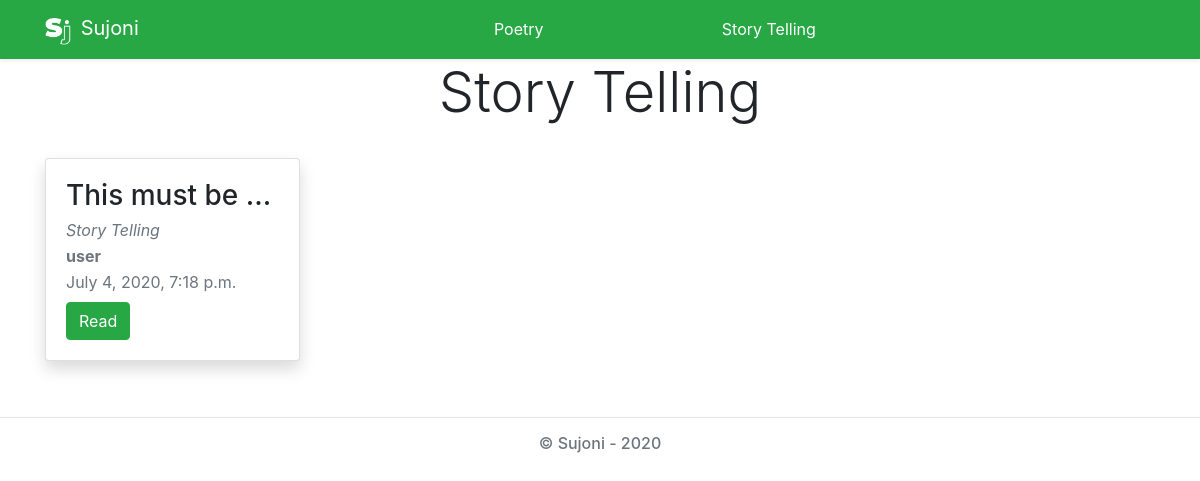
Page /cat/621ffb34-ba37-4557-a94e-bd2ee0e2f99a/ on the committed database.
### playground/models.py (models this page shows, shortened)
class Category(models.Model):
    id = models.UUIDField(primary_key=True, default=uuid4, editable=False)
    title = models.CharField(max_length=200, null=False, default='Category')
    def __str__(self):
        return self.title

class Item(models.Model):
    id = models.UUIDField(primary_key=True, default=uuid4, editable=False)
    category = models.ForeignKey(Category, on_delete=models.CASCADE)
    owner = models.CharField(max_length=200, null=False, default='User')
    title = models.CharField(max_length=200, null=False, default='Title')
    pub_date = models.DateTimeField(auto_now=True)
    content = models.TextField()

### playground/views.py (the view)
# urls.py: path('cat/<uuid:cat_id>/', views.category_details, name='cat_details'),
def category_details(request, cat_id):
    categories = Category.objects.all()
    category = Category.objects.get(pk=cat_id)
    return render(request, 'playground/item_details.html', {
        'category': category,
        'categories': categories
    })

### playground/templates/playground/item_details.html (shortened to what this page needs)
{% extends '../base.html' %}
{% block body %}
<div class="container">
    <h1 class="display-4 text-center pb-4">{{ category.title }}</h1>
<div class="row">
    {% if category.item_set.all|length > 0 %}
        {% for item in category.item_set.all %}
        <div class="col-sm-6 col-lg-3">
            <div class="card mb-2 shadow">
                <div class="card-body">
                    <h3 class="card-title text-truncate">{{ item.title }}</h3>
                    <p class="card-subtitle text-muted mb-2 text-truncate"><em>{{ item.category }}</em></p>
                    <p class="card-subtitle text-muted mb-2 text-truncate"><strong>{{ item.owner }}</strong></p>
                    <p class="card-subtitle text-muted mb-2 text-truncate">{{ item.pub_date }}</p>
                    <a class="btn btn-success" href="{% url 'playground:read_item' item.id %}">Read</a>
                </div>
            </div>
        </div>
        {% endfor %}
    {% else %}
        <p class="lead text-center">No items added for <strong>{{ category.title }}</strong></p>
    {% endif %}
</div>
</div>
{% endblock %}

### playground/templates/base.html (shortened to what this page needs)
<!DOCTYPE html>
<html lang="en">
<head>
    {% load static %}
    <link rel="stylesheet" href="https://stackpath.bootstrapcdn.com/bootstrap/4.5.0/css/bootstrap.min.css"
>
    <link rel="stylesheet" href="{% static 'playground/css/styles.css' %}">
    <link href="https://cdn.jsdelivr.net/npm/summernote@0.8.18/dist/summernote.min.css" rel="stylesheet">
    <link type="text/css" rel="stylesheet" href="{% static 'playground/css/error.css' %}" />
</head>
<body>
    <nav class="navbar navbar-expand-md bg-success navbar-dark shadow-sm sticky-top">
        <div class="container">
            <a class="navbar-brand" href="{% url 'playground:index' %}">
                <img src="{% static 'playground/img/logo.png' %}" alt="sujoni" width="30" height="30" class="img-fluid">
                Sujoni</a>
            <div class="collapse navbar-collapse" id="mainNav">
                <div class="navbar-nav nav-fill w-100 ">
                    <div class="navbar-nav w-50 m-auto">
                        {% for category in categories %}
                        <a class="nav-item nav-link text-white text-center" href="{% url 'playground:cat_details' category.id %}">{{ category.title }}</a>
                        {% endfor %}
                    </div>
                </div>
            </div>
        </div>
    </nav>
    {% block body %}{% endblock %}
    <hr class="mt-5" />
    <footer>
        <h6 class="text-center text-muted">&copy; Sujoni - 2020</h6>
    </footer>
</body>
</html>

### playground/static/playground/css/styles.css (style rules this page uses)
html { overflow: scroll; overflow-x: hidden; }
a { color: green; }

### playground/static/playground/css/error.css (style rules this page uses)
* { -webkit-box-sizing: border-box; box-sizing: border-box; }
body { padding: 0; margin: 0; }

### rows in the picture
Category: title "Poetry"
Category: title "Story Telling"
Item: title "This must be…", category "Story Telling", owner "user", pub_date "July 4, 2020, 7:18 p.m."
